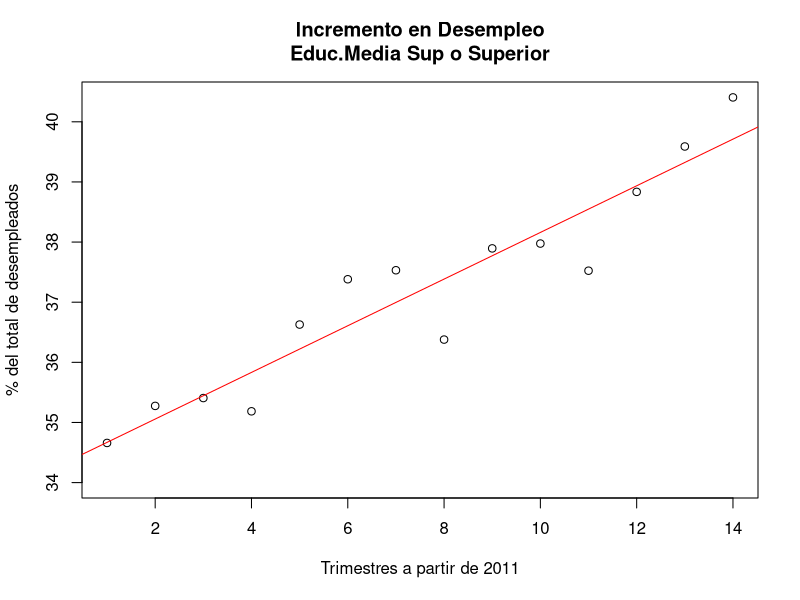
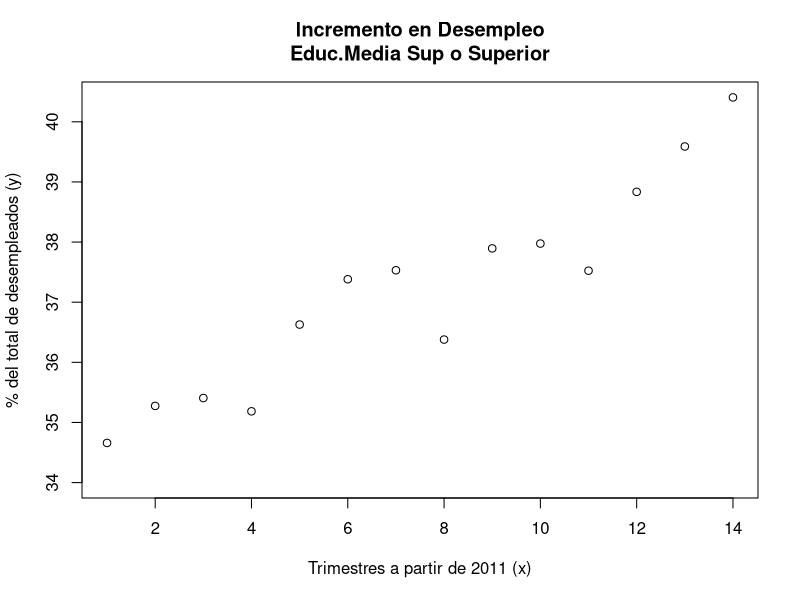

The R source for these figures, in order:
# Porcentajes consecutivos por trimestre
prcnt <-c(
    34.6594306764, 35.2754003647, 35.40613204, 35.1855137062,
    36.6282823891, 37.3816513577, 37.5314871844, 36.3784124999,
    37.8949982178, 37.9752539821, 37.5238097329, 38.8349502588,
    39.5894958061, 40.4058337918
)
# Años de los trimestres
anio <- c(rep(2011,4), rep(2012,4), rep(2013,4), rep(2014,2))
# Los trimestres
trim <- c(rep(c("I","II","III","IV"),3), c("I","II"))
# Se construye un data frame comprensivo con
# la información anterior:
desempl.educ.sup <- data.frame(anio,trim,prcnt)
# Se hacen los nombres de los renglones
rownames(desempl.educ.sup) <- paste0(anio,".", trim)

# Se restara una cota inferior para
# producir una vista con la infomación de interés
tinf <- trunc(desempl.educ.sup$prcnt[1]) # entero inferior
# la resta se agregará como una columna del data frame
desempl.educ.sup$d1 <- desempl.educ.sup$prcnt-tinf
desempl.educ.sup$ind <- 1:nrow(desempl.educ.sup)
desempl.educ.sup

plot(desempl.educ.sup$prcnt, 
     ylim=c(34, max(desempl.educ.sup$prcnt)),
     main="Incremento en Desempleo\nEduc.Media Sup o Superior",
     xlab="Trimestres a partir de 2011",
     ylab="% del total de desempleados"
     )

mm <- lm(prcnt ~ ind, data=desempl.educ.sup)
print(mm)
abline(mm, col="red")

# =======
plot(prcnt,   
     ylim=c(34, max(prcnt)), # <- Rango de valores de interés
     # El título:
     main="Incremento en Desempleo\nEduc.Media Sup o Superior",
     xlab="Trimestres a partir de 2011 (x)",
     ylab="% del total de desempleados (y)"
)


datos.desempleo <- data.frame(x=1:length(prcnt), y=prcnt)
mi.formula <- y ~ x
mi.modelo <- lm(mi.formula, data=datos.desempleo)
mi.y <- function(x) {
    y <- mi.modelo$coefficients[1] + mi.modelo$coefficients[2]*x
    attributes(y) <- NULL
    return(y)
}


